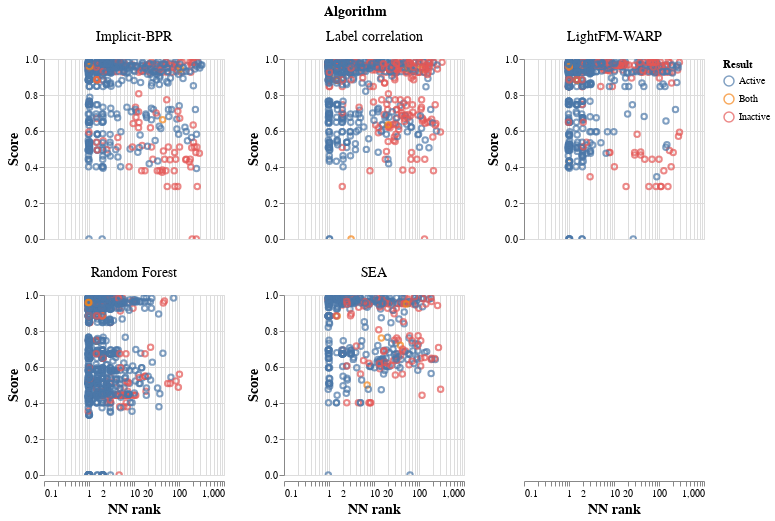

Notebook source saved alongside this figure:
### Code cell
d = pd.DataFrame(res)
import altair as alt
alt.data_transformers.disable_max_rows()
alt.Chart(d).mark_point().encode(
    y=alt.Y('Score:Q',),#, scale=alt.Scale(type='log'),),
    x=alt.X('NN rank:Q',scale=alt.Scale(type='log'),),
    color='Result:N'
).properties(
    width=180,
    height=180
).facet(
   facet='Algorithm:N',
    columns=3
).resolve_scale(y='independent').configure_axis(
    #labelFontSize=14,
    titleFontSize=14 
).configure_header(
    titleFontSize=14,
    labelFontSize=14
).interactive()#.save('./figures/probability_vs_score.html')

### Figure 1 — Vega-Lite specification as saved in the notebook (floating-point values rounded to 4 significant figures; data arrays with more than 128 entries replaced by an {"elided": "..."} marker saying what was removed)
{"config": {"view": {"continuousWidth": 400, "continuousHeight": 300}, "axis": {"titleFontSize": 14}, "header": {"labelFontSize": 14, "titleFontSize": 14}}, "data": {"name": "data-5477778e848d3d4d8495fa628ad1e0d2"}, "facet": {"type": "nominal", "field": "Algorithm"}, "spec": {"mark": "point", "encoding": {"color": {"type": "nominal", "field": "Result"}, "x": {"type": "quantitative", "field": "NN rank", "scale": {"type": "log"}}, "y": {"type": "quantitative", "field": "Score"}}, "height": 180, "selection": {"selector013": {"type": "interval", "bind": "scales", "encodings": ["x", "y"]}}, "width": 180}, "columns": 3, "resolve": {"scale": {"y": "independent"}}, "$schema": "https://vega.github.io/schema/vega-lite/v4.8.1.json", "datasets": {"data-5477778e848d3d4d8495fa628ad1e0d2": {"elided": "4980 records"}}}
